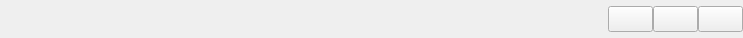
<?xml version="1.0" encoding="UTF-8"?>
<ui version="4.0">
 <class>TitleBar</class>
 <widget class="QWidget" name="TitleBar">
  <property name="geometry">
   <rect>
    <x>0</x>
    <y>0</y>
    <width>743</width>
    <height>38</height>
   </rect>
  </property>
  <property name="styleSheet">
   <string notr="true"/>
  </property>
  <layout class="QHBoxLayout" name="horizontalLayout">
   <property name="spacing">
    <number>0</number>
   </property>
   <property name="leftMargin">
    <number>0</number>
   </property>
   <property name="topMargin">
    <number>1</number>
   </property>
   <property name="rightMargin">
    <number>0</number>
   </property>
   <property name="bottomMargin">
    <number>0</number>
   </property>
   <item>
    <widget class="QLabel" name="iconButton">
     <property name="maximumSize">
      <size>
       <width>26</width>
       <height>26</height>
      </size>
     </property>
     <property name="styleSheet">
      <string notr="true"/>
     </property>
     <property name="text">
      <string/>
     </property>
     <property name="pixmap">
      <pixmap resource="../../../resources/resources.qrc">:/icon</pixmap>
     </property>
     <property name="scaledContents">
      <bool>true</bool>
     </property>
    </widget>
   </item>
   <item>
    <widget class="QLabel" name="windowTitle">
     <property name="text">
      <string/>
     </property>
     <property name="alignment">
      <set>Qt::AlignLeading|Qt::AlignLeft|Qt::AlignVCenter</set>
     </property>
    </widget>
   </item>
   <item>
    <spacer name="horizontalSpacer">
     <property name="orientation">
      <enum>Qt::Horizontal</enum>
     </property>
     <property name="sizeHint" stdset="0">
      <size>
       <width>40</width>
       <height>20</height>
      </size>
     </property>
    </spacer>
   </item>
   <item>
    <widget class="QPushButton" name="minimizeButton">
     <property name="sizePolicy">
      <sizepolicy hsizetype="Fixed" vsizetype="Fixed">
       <horstretch>0</horstretch>
       <verstretch>0</verstretch>
      </sizepolicy>
     </property>
     <property name="minimumSize">
      <size>
       <width>45</width>
       <height>26</height>
      </size>
     </property>
     <property name="maximumSize">
      <size>
       <width>45</width>
       <height>26</height>
      </size>
     </property>
     <property name="focusPolicy">
      <enum>Qt::NoFocus</enum>
     </property>
     <property name="contextMenuPolicy">
      <enum>Qt::NoContextMenu</enum>
     </property>
     <property name="toolTip">
      <string>Minimize</string>
     </property>
     <property name="icon">
      <iconset>
       <normaloff>:./media/button_minimize_black.svg</normaloff>:./media/button_minimize_black.svg</iconset>
     </property>
     <property name="iconSize">
      <size>
       <width>45</width>
       <height>30</height>
      </size>
     </property>
    </widget>
   </item>
   <item>
    <widget class="QPushButton" name="maximizeButton">
     <property name="sizePolicy">
      <sizepolicy hsizetype="Fixed" vsizetype="Fixed">
       <horstretch>0</horstretch>
       <verstretch>0</verstretch>
      </sizepolicy>
     </property>
     <property name="minimumSize">
      <size>
       <width>45</width>
       <height>26</height>
      </size>
     </property>
     <property name="maximumSize">
      <size>
       <width>45</width>
       <height>26</height>
      </size>
     </property>
     <property name="focusPolicy">
      <enum>Qt::NoFocus</enum>
     </property>
     <property name="contextMenuPolicy">
      <enum>Qt::NoContextMenu</enum>
     </property>
     <property name="toolTip">
      <string>Maximize</string>
     </property>
     <property name="icon">
      <iconset>
       <normaloff>:./media/button_maximize_black.svg</normaloff>
       <normalon>:./media/button_restore_black.svg</normalon>:./media/button_maximize_black.svg</iconset>
     </property>
     <property name="iconSize">
      <size>
       <width>45</width>
       <height>30</height>
      </size>
     </property>
    </widget>
   </item>
   <item>
    <widget class="QPushButton" name="closeButton">
     <property name="sizePolicy">
      <sizepolicy hsizetype="Fixed" vsizetype="Fixed">
       <horstretch>0</horstretch>
       <verstretch>0</verstretch>
      </sizepolicy>
     </property>
     <property name="minimumSize">
      <size>
       <width>45</width>
       <height>26</height>
      </size>
     </property>
     <property name="maximumSize">
      <size>
       <width>45</width>
       <height>26</height>
      </size>
     </property>
     <property name="focusPolicy">
      <enum>Qt::NoFocus</enum>
     </property>
     <property name="contextMenuPolicy">
      <enum>Qt::NoContextMenu</enum>
     </property>
     <property name="toolTip">
      <string>Close</string>
     </property>
     <property name="icon">
      <iconset>
       <normaloff>:./media/button_close_black.svg</normaloff>:./media/button_close_black.svg</iconset>
     </property>
     <property name="iconSize">
      <size>
       <width>45</width>
       <height>30</height>
      </size>
     </property>
    </widget>
   </item>
  </layout>
 </widget>
 <layoutdefault spacing="6" margin="11"/>
 <resources>
  <include location="../../../resources/resources.qrc"/>
 </resources>
 <connections/>
</ui>
